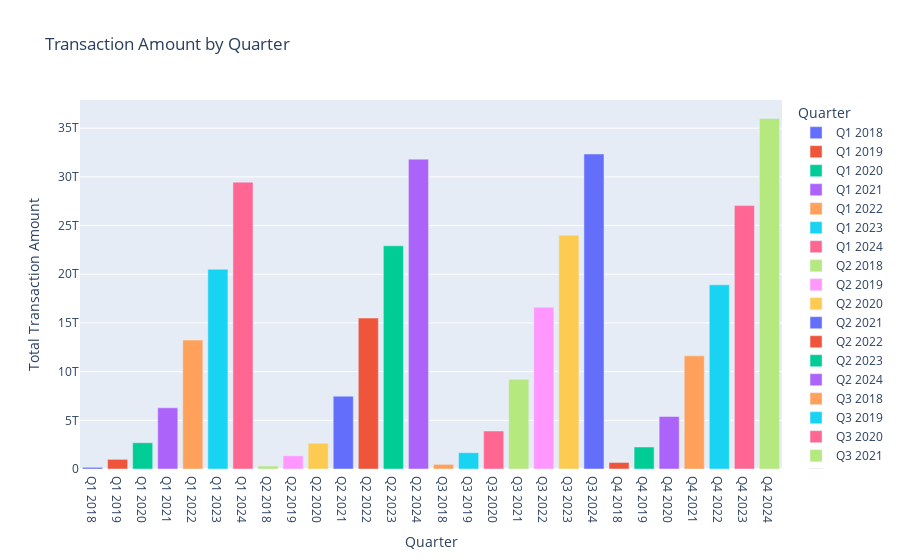

The notebook cell saved with this chart:
### Code cell
# Group by quarter and sum the transaction amount
quarterly_amount = df_filtered.groupby('quarter')['transaction_amount'].sum().reset_index()

# Create a bar chart to visualize the quarterly transaction amount
fig_quarterly_amount = px.bar(quarterly_amount,
                            x='quarter',
                            y='transaction_amount',
                            title='Transaction Amount by Quarter',
                            labels={'transaction_amount': 'Total Transaction Amount', 'quarter': 'Quarter'},
                            color='quarter')
fig_quarterly_amount.show()

### Figure 1 — Plotly figure (JSON) as saved in the notebook; plotly's stock layout.template omitted (floating-point values rounded to 4 significant figures)
{"data": [{"alignmentgroup": "True", "hovertemplate": "Quarter=%{x}<br>Total Transaction Amount=%{y}<extra></extra>", "legendgroup": "Q1 2018", "marker": {"color": "#636efa", "pattern": {"shape": ""}}, "name": "Q1 2018", "offsetgroup": "Q1 2018", "orientation": "v", "showlegend": true, "textposition": "auto", "type": "bar", "x": ["Q1 2018"], "xaxis": "x", "y": [171800000000.0], "yaxis": "y"}, {"alignmentgroup": "True", "hovertemplate": "Quarter=%{x}<br>Total Transaction Amount=%{y}<extra></extra>", "legendgroup": "Q1 2019", "marker": {"color": "#EF553B", "pattern": {"shape": ""}}, "name": "Q1 2019", "offsetgroup": "Q1 2019", "orientation": "v", "showlegend": true, "textposition": "auto", "type": "bar", "x": ["Q1 2019"], "xaxis": "x", "y": [990000000000.0], "yaxis": "y"}, {"alignmentgroup": "True", "hovertemplate": "Quarter=%{x}<br>Total Transaction Amount=%{y}<extra></extra>", "legendgroup": "Q1 2020", "marker": {"color": "#00cc96", "pattern": {"shape": ""}}, "name": "Q1 2020", "offsetgroup": "Q1 2020", "orientation": "v", "showlegend": true, "textposition": "auto", "type": "bar", "x": ["Q1 2020"], "xaxis": "x", "y": [2697000000000.0], "yaxis": "y"}, {"alignmentgroup": "True", "hovertemplate": "Quarter=%{x}<br>Total Transaction Amount=%{y}<extra></extra>", "legendgroup": "Q1 2021", "marker": {"color": "#ab63fa", "pattern": {"shape": ""}}, "name": "Q1 2021", "offsetgroup": "Q1 2021", "orientation": "v", "showlegend": true, "textposition": "auto", "type": "bar", "x": ["Q1 2021"], "xaxis": "x", "y": [6284000000000.0], "yaxis": "y"}, {"alignmentgroup": "True", "hovertemplate": "Quarter=%{x}<br>Total Transaction Amount=%{y}<extra></extra>", "legendgroup": "Q1 2022", "marker": {"color": "#FFA15A", "pattern": {"shape": ""}}, "name": "Q1 2022", "offsetgroup": "Q1 2022", "orientation": "v", "showlegend": true, "textposition": "auto", "type": "bar", "x": ["Q1 2022"], "xaxis": "x", "y": [13240000000000.0], "yaxis": "y"}, {"alignmentgroup": "True", "hovertemplate": "Quarter=%{x}<br>Total Transaction Amount=%{y}<extra></extra>", "legendgroup": "Q1 2023", "marker": {"color": "#19d3f3", "pattern": {"shape": ""}}, "name": "Q1 2023", "offsetgroup": "Q1 2023", "orientation": "v", "showlegend": true, "textposition": "auto", "type": "bar", "x": ["Q1 2023"], "xaxis": "x", "y": [20513951043625], "yaxis": "y"}, {"alignmentgroup": "True", "hovertemplate": "Quarter=%{x}<br>Total Transaction Amount=%{y}<extra></extra>", "legendgroup": "Q1 2024", "marker": {"color": "#FF6692", "pattern": {"shape": ""}}, "name": "Q1 2024", "offsetgroup": "Q1 2024", "orientation": "v", "showlegend": true, "textposition": "auto", "type": "bar", "x": ["Q1 2024"], "xaxis": "x", "y": [29458441937931], "yaxis": "y"}, {"alignmentgroup": "True", "hovertemplate": "Quarter=%{x}<br>Total Transaction Amount=%{y}<extra></extra>", "legendgroup": "Q2 2018", "marker": {"color": "#B6E880", "pattern": {"shape": ""}}, "name": "Q2 2018", "offsetgroup": "Q2 2018", "orientation": "v", "showlegend": true, "textposition": "auto", "type": "bar", "x": ["Q2 2018"], "xaxis": "x", "y": [304400000000.0], "yaxis": "y"}, {"alignmentgroup": "True", "hovertemplate": "Quarter=%{x}<br>Total Transaction Amount=%{y}<extra></extra>", "legendgroup": "Q2 2019", "marker": {"color": "#FF97FF", "pattern": {"shape": ""}}, "name": "Q2 2019", "offsetgroup": "Q2 2019", "orientation": "v", "showlegend": true, "textposition": "auto", "type": "bar", "x": ["Q2 2019"], "xaxis": "x", "y": [1354000000000.0], "yaxis": "y"}, {"alignmentgroup": "True", "hovertemplate": "Quarter=%{x}<br>Total Transaction Amount=%{y}<extra></extra>", "legendgroup": "Q2 2020", "marker": {"color": "#FECB52", "pattern": {"shape": ""}}, "name": "Q2 2020", "offsetgroup": "Q2 2020", "orientation": "v", "showlegend": true, "textposition": "auto", "type": "bar", "x": ["Q2 2020"], "xaxis": "x", "y": [2646000000000.0], "yaxis": "y"}, {"alignmentgroup": "True", "hovertemplate": "Quarter=%{x}<br>Total Transaction Amount=%{y}<extra></extra>", "legendgroup": "Q2 2021", "marker": {"color": "#636efa", "pattern": {"shape": ""}}, "name": "Q2 2021", "offsetgroup": "Q2 2021", "orientation": "v", "showlegend": true, "textposition": "auto", "type": "bar", "x": ["Q2 2021"], "xaxis": "x", "y": [7476000000000.0], "yaxis": "y"}, {"alignmentgroup": "True", "hovertemplate": "Quarter=%{x}<br>Total Transaction Amount=%{y}<extra></extra>", "legendgroup": "Q2 2022", "marker": {"color": "#EF553B", "pattern": {"shape": ""}}, "name": "Q2 2022", "offsetgroup": "Q2 2022", "orientation": "v", "showlegend": true, "textposition": "auto", "type": "bar", "x": ["Q2 2022"], "xaxis": "x", "y": [15500000000000.0], "yaxis": "y"}, {"alignmentgroup": "True", "hovertemplate": "Quarter=%{x}<br>Total Transaction Amount=%{y}<extra></extra>", "legendgroup": "Q2 2023", "marker": {"color": "#00cc96", "pattern": {"shape": ""}}, "name": "Q2 2023", "offsetgroup": "Q2 2023", "orientation": "v", "showlegend": true, "textposition": "auto", "type": "bar", "x": ["Q2 2023"], "xaxis": "x", "y": [22918502690629], "yaxis": "y"}, {"alignmentgroup": "True", "hovertemplate": "Quarter=%{x}<br>Total Transaction Amount=%{y}<extra></extra>", "legendgroup": "Q2 2024", "marker": {"color": "#ab63fa", "pattern": {"shape": ""}}, "name": "Q2 2024", "offsetgroup": "Q2 2024", "orientation": "v", "showlegend": true, "textposition": "auto", "type": "bar", "x": ["Q2 2024"], "xaxis": "x", "y": [31820332656454], "yaxis": "y"}, {"alignmentgroup": "True", "hovertemplate": "Quarter=%{x}<br>Total Transaction Amount=%{y}<extra></extra>", "legendgroup": "Q3 2018", "marker": {"color": "#FFA15A", "pattern": {"shape": ""}}, "name": "Q3 2018", "offsetgroup": "Q3 2018", "orientation": "v", "showlegend": true, "textposition": "auto", "type": "bar", "x": ["Q3 2018"], "xaxis": "x", "y": [475100000000.0], "yaxis": "y"}, {"alignmentgroup": "True", "hovertemplate": "Quarter=%{x}<br>Total Transaction Amount=%{y}<extra></extra>", "legendgroup": "Q3 2019", "marker": {"color": "#19d3f3", "pattern": {"shape": ""}}, "name": "Q3 2019", "offsetgroup": "Q3 2019", "orientation": "v", "showlegend": true, "textposition": "auto", "type": "bar", "x": ["Q3 2019"], "xaxis": "x", "y": [1673000000000.0], "yaxis": "y"}, {"alignmentgroup": "True", "hovertemplate": "Quarter=%{x}<br>Total Transaction Amount=%{y}<extra></extra>", "legendgroup": "Q3 2020", "marker": {"color": "#FF6692", "pattern": {"shape": ""}}, "name": "Q3 2020", "offsetgroup": "Q3 2020", "orientation": "v", "showlegend": true, "textposition": "auto", "type": "bar", "x": ["Q3 2020"], "xaxis": "x", "y": [3902000000000.0], "yaxis": "y"}, {"alignmentgroup": "True", "hovertemplate": "Quarter=%{x}<br>Total Transaction Amount=%{y}<extra></extra>", "legendgroup": "Q3 2021", "marker": {"color": "#B6E880", "pattern": {"shape": ""}}, "name": "Q3 2021", "offsetgroup": "Q3 2021", "orientation": "v", "showlegend": true, "textposition": "auto", "type": "bar", "x": ["Q3 2021"], "xaxis": "x", "y": [9217000000000.0], "yaxis": "y"}, {"alignmentgroup": "True", "hovertemplate": "Quarter=%{x}<br>Total Transaction Amount=%{y}<extra></extra>", "legendgroup": "Q3 2022", "marker": {"color": "#FF97FF", "pattern": {"shape": ""}}, "name": "Q3 2022", "offsetgroup": "Q3 2022", "orientation": "v", "showlegend": true, "textposition": "auto", "type": "bar", "x": ["Q3 2022"], "xaxis": "x", "y": [16610000000000.0], "yaxis": "y"}, {"alignmentgroup": "True", "hovertemplate": "Quarter=%{x}<br>Total Transaction Amount=%{y}<extra></extra>", "legendgroup": "Q3 2023", "marker": {"color": "#FECB52", "pattern": {"shape": ""}}, "name": "Q3 2023", "offsetgroup": "Q3 2023", "orientation": "v", "showlegend": true, "textposition": "auto", "type": "bar", "x": ["Q3 2023"], "xaxis": "x", "y": [24012127975973], "yaxis": "y"}, {"alignmentgroup": "True", "hovertemplate": "Quarter=%{x}<br>Total Transaction Amount=%{y}<extra></extra>", "legendgroup": "Q3 2024", "marker": {"color": "#636efa", "pattern": {"shape": ""}}, "name": "Q3 2024", "offsetgroup": "Q3 2024", "orientation": "v", "showlegend": true, "textposition": "auto", "type": "bar", "x": ["Q3 2024"], "xaxis": "x", "y": [32346957746403], "yaxis": "y"}, {"alignmentgroup": "True", "hovertemplate": "Quarter=%{x}<br>Total Transaction Amount=%{y}<extra></extra>", "legendgroup": "Q4 2018", "marker": {"color": "#EF553B", "pattern": {"shape": ""}}, "name": "Q4 2018", "offsetgroup": "Q4 2018", "orientation": "v", "showlegend": true, "textposition": "auto", "type": "bar", "x": ["Q4 2018"], "xaxis": "x", "y": [671700000000.0], "yaxis": "y"}, {"alignmentgroup": "True", "hovertemplate": "Quarter=%{x}<br>Total Transaction Amount=%{y}<extra></extra>", "legendgroup": "Q4 2019", "marker": {"color": "#00cc96", "pattern": {"shape": ""}}, "name": "Q4 2019", "offsetgroup": "Q4 2019", "orientation": "v", "showlegend": true, "textposition": "auto", "type": "bar", "x": ["Q4 2019"], "xaxis": "x", "y": [2260000000000.0], "yaxis": "y"}, {"alignmentgroup": "True", "hovertemplate": "Quarter=%{x}<br>Total Transaction Amount=%{y}<extra></extra>", "legendgroup": "Q4 2020", "marker": {"color": "#ab63fa", "pattern": {"shape": ""}}, "name": "Q4 2020", "offsetgroup": "Q4 2020", "orientation": "v", "showlegend": true, "textposition": "auto", "type": "bar", "x": ["Q4 2020"], "xaxis": "x", "y": [5396000000000.0], "yaxis": "y"}, {"alignmentgroup": "True", "hovertemplate": "Quarter=%{x}<br>Total Transaction Amount=%{y}<extra></extra>", "legendgroup": "Q4 2021", "marker": {"color": "#FFA15A", "pattern": {"shape": ""}}, "name": "Q4 2021", "offsetgroup": "Q4 2021", "orientation": "v", "showlegend": true, "textposition": "auto", "type": "bar", "x": ["Q4 2021"], "xaxis": "x", "y": [11620000000000.0], "yaxis": "y"}, {"alignmentgroup": "True", "hovertemplate": "Quarter=%{x}<br>Total Transaction Amount=%{y}<extra></extra>", "legendgroup": "Q4 2022", "marker": {"color": "#19d3f3", "pattern": {"shape": ""}}, "name": "Q4 2022", "offsetgroup": "Q4 2022", "orientation": "v", "showlegend": true, "textposition": "auto", "type": "bar", "x": ["Q4 2022"], "xaxis": "x", "y": [18910000000000.0], "yaxis": "y"}, {"alignmentgroup": "True", "hovertemplate": "Quarter=%{x}<br>Total Transaction Amount=%{y}<extra></extra>", "legendgroup": "Q4 2023", "marker": {"color": "#FF6692", "pattern": {"shape": ""}}, "name": "Q4 2023", "offsetgroup": "Q4 2023", "orientation": "v", "showlegend": true, "textposition": "auto", "type": "bar", "x": ["Q4 2023"], "xaxis": "x", "y": [27047222049178], "yaxis": "y"}, {"alignmentgroup": "True", "hovertemplate": "Quarter=%{x}<br>Total Transaction Amount=%{y}<extra></extra>", "legendgroup": "Q4 2024", "marker": {"color": "#B6E880", "pattern": {"shape": ""}}, "name": "Q4 2024", "offsetgroup": "Q4 2024", "orientation": "v", "showlegend": true, "textposition": "auto", "type": "bar", "x": ["Q4 2024"], "xaxis": "x", "y": [35998812523603], "yaxis": "y"}], "layout": {"barmode": "relative", "legend": {"title": {"text": "Quarter"}, "tracegroupgap": 0}, "title": {"text": "Transaction Amount by Quarter"}, "xaxis": {"anchor": "y", "categoryarray": ["Q1 2018", "Q1 2019", "Q1 2020", "Q1 2021", "Q1 2022", "Q1 2023", "Q1 2024", "Q2 2018", "Q2 2019", "Q2 2020", "Q2 2021", "Q2 2022", "Q2 2023", "Q2 2024", "Q3 2018", "Q3 2019", "Q3 2020", "Q3 2021", "Q3 2022", "Q3 2023", "Q3 2024", "Q4 2018", "Q4 2019", "Q4 2020", "Q4 2021", "Q4 2022", "Q4 2023", "Q4 2024"], "categoryorder": "array", "domain": [0, 1], "title": {"text": "Quarter"}}, "yaxis": {"anchor": "x", "domain": [0, 1], "title": {"text": "Total Transaction Amount"}}}}
